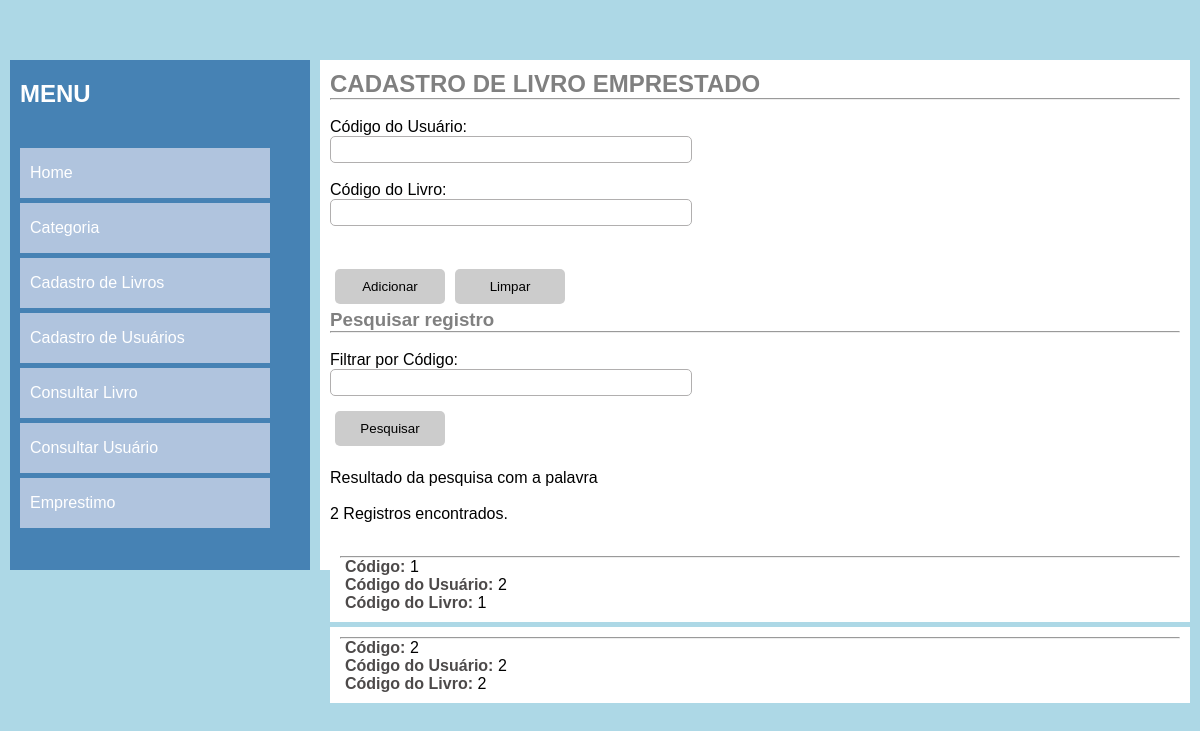
Screenshot of /emprestimo.php with the database file from the repository.
### tables this page shows
CREATE TABLE IF NOT EXISTS `emprestimo` (
  `codemprestimo` int(11) NOT NULL AUTO_INCREMENT,
  `codusuario` int(11) DEFAULT NULL,
  `codlivro` int(11) DEFAULT NULL,
  PRIMARY KEY (`codemprestimo`),
  KEY `fk_codusuario` (`codusuario`),
  KEY `fk_codlivro` (`codlivro`)
);

### emprestimo.php (the view, shortened to what this page needs)
<!DOCTYPE html>
<html lang="en">
<head>
    <link rel="stylesheet" href="style.css">
</head>
<body>
<div class="container">
        <nav>
        <h1 class="titulo">MENU</h1>
            <ul class="menu">
            <a href="index.php"><li>Home</li></a>
            <a href="categoria.php"><li>Categoria</li></a>
            <a href="livro.php"> <li>Cadastro de Livros</li></a>
            <a href="usuario.php"><li>Cadastro de Usuários</li></a>
            <a href="consultaLivro.php"><li>Consultar Livro</li></a>
            <a href="consultaUsuario.php"><li>Consultar Usuário</li></a>
            <a href="emprestimo.php"><li>Emprestimo</li></a>
            </ul>
        </nav>
        <section class="section">
    <h1>CADASTRO DE LIVRO EMPRESTADO</h1>
    <hr> <br>
    <form action="processaEmprestimo.php" method="POST" class="form">
        <tr>
        <td> Código do Usuário: </td>
        <td><input type="text" name="codusuario"><br></td>
        </tr>
        <tr>
        <td> Código do Livro: </td>
        <td><input type="text" name="codlivro"><br></td>
        </tr>
        <div class="botao">
        <input type="submit" value="Adicionar" class="btn">
       <input type="reset" value="Limpar" class="btn">
        </div>
    </form>
    <?php
include_once("conexao.php");
$filtro = isset($_GET['filtro'])?$_GET['filtro']:"";
$sql ="SELECT *FROM emprestimo where codemprestimo like '%$filtro%'";
$consulta = mysqli_query($conexao, $sql);
$registros = mysqli_num_rows($consulta);
?>
<h3 class="titulocategoria">Pesquisar registro</h3>
            <hr><br>
            <form action="#" method="get" >
            Filtrar por Código: <input type="text" name="filtro" class="campo" required autofocus>
            <input  type="submit" value="Pesquisar" class="btn"><br>
          </form>
           <?php
           echo"Resultado da pesquisa com a palavra <strong> $filtro </strong> <br><br>";
          echo "$registros Registros encontrados.";
          echo "<br>";
          echo "<br>";
            while($exibirRegistros = mysqli_fetch_array($consulta)){
                $codemprestimo = $exibirRegistros[0];
                $codusuario = $exibirRegistros[1];
                $codlivro = $exibirRegistros[2];
                echo "<article>";
                echo"<hr>";
                    echo "<p><strong>Código:</strong> $codemprestimo</p>";
                    echo "<p><strong>Código do Usuário:</strong> $codusuario</p>";
                    echo "<p><strong>Código do Livro:</strong> $codlivro</p>";
                 echo "</article>";
            }
           ?>
    </section>
</body>
</html>

### style.css (style rules this page uses)
* { margin: 0; padding: 0; }
a { text-decoration: none; }
body { background-color: #ADD8E6; font-family: Verdana, Geneva, Tahoma, sans-serif; }
.container { margin: auto; width: 1200px; margin-top: 50px; padding: 10px; }
.titulo { margin-bottom: 40px; margin-top: 10px; color: #fff; }
.titulocategoria { color: #808080; }
nav { width: 300px; height: 510px; background-color: #4682B4; float: left; box-sizing: border-box; padding: 10px; }
article { margin-top:5px; width: 860px; box-sizing: border-box; padding: 10px; background: #fff; margin-bottom: 5px; }
section { width: 870px; height: 510px; margin-left: 10px; float: left; background-color: #fff; box-sizing: border-box; padding: 10px; }
section h1 { color:#808080; }
ul.menu { list-style-type:none; }
ul.menu li { width: 250px; height: 50px; line-height: 30px; background-color: #B0C4DE; color: #fff; margin-top: 5px; box-sizing: border-box; padding: 10px; }
form input { padding: 2px; width: 350px; display: block; border: 1px solid#ccc; }
form input[type="text"] { padding: 5px; border-radius:5px; border: 1px solid rgb(177, 175, 175); }
.botao { margin-top: 10px; display: flex; }
.btn { margin-top: 0px; margin: 5px; width: 110px; height: 35px; cursor: pointer; border: none; border-radius: 5px; background-color: #ccc; }
.campo { padding: 5px; width: 350px; display: block; border: 1px solid#ccc; }
p { margin-left: 5px; }
.btn { margin-top: 15px; }
strong { color:#4d4a4a; margin-top:3px; }

### rows the page displays
emprestimo: codemprestimo "1", codusuario "2", codlivro "1"
emprestimo: codemprestimo "2", codusuario "2", codlivro "2"

### other values shown
$registros "2"
